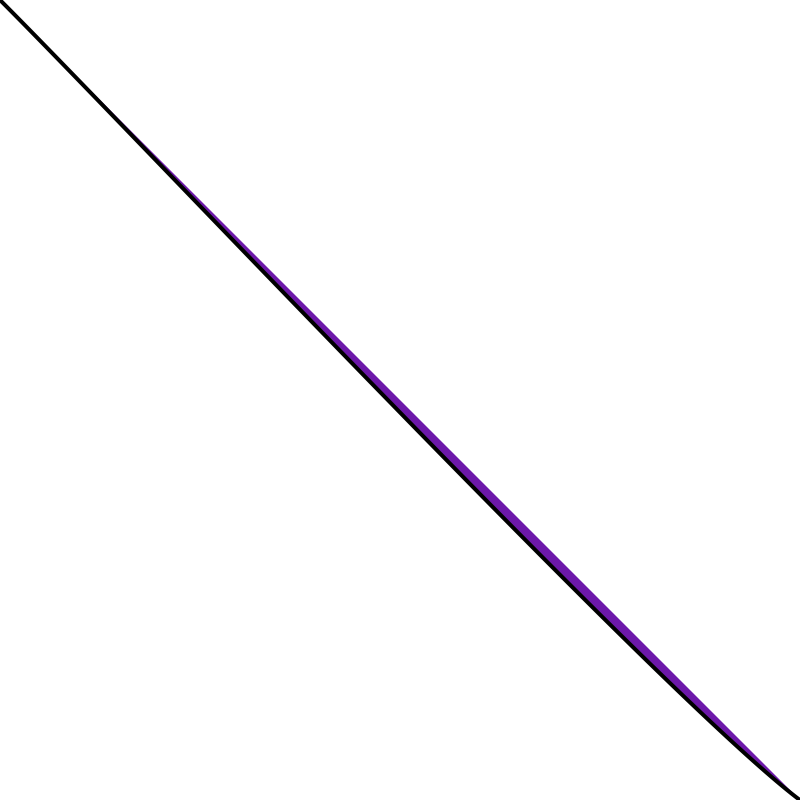
Frame 1 (no input)
Frame 60 (the mouse pressed at the canvas centre just before this capture): identical to frame 1, image omitted
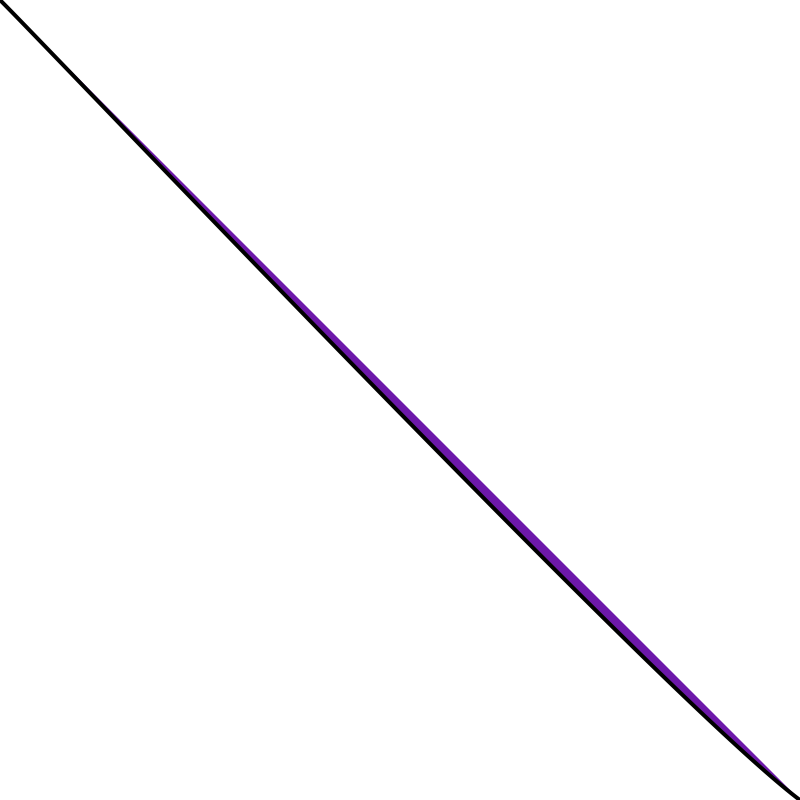
Frame 120 (the mouse held since frame 60 and released just before this capture)

The Processing sketch that drew these frames (run headless with seeded random() and noise(); from frame 60 on, the mouse is pressed at the canvas centre):

// Processing sketch: Still_Curve
// ── Still_Curve.pde
void setup() {
size(800, 800);
smooth();
}

void draw() {
background(255);
stroke(0);
strokeWeight(4);
fill(109, 24, 170);
//curve(5, 26, 5, 26, 73, 24, 73, 61);


//  Curve Syntax:  curve(x1, y1, x2, y2, x3, y3, x4, y4)
//x1  float: coordinates for the beginning control point
//y1  float: coordinates for the beginning control point
//x2  float: coordinates for the first point
//y2  float: coordinates for the first point
//x3  float: coordinates for the second point
//y3  float: coordinates for the second point
//x4  float: coordinates for the ending control point
//y4  float: coordinates for the ending control point

curve(mouseX, mouseY, 0, 0, width, height, 800, 600); 

}
